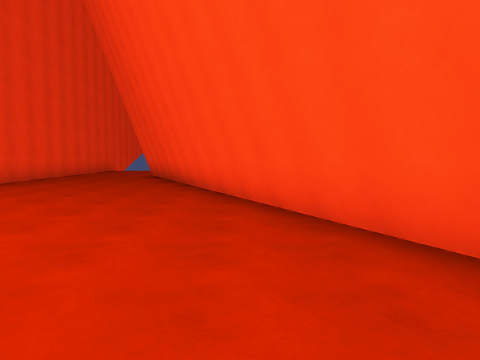
View 1 (above)

20 first-person views from a walk through a Unity game level. The camera is 1.5 m above the floor, tilts 4° down and sees 70° across. The floor is counted in squares, 2 m on a side. Each view is taken from the middle of a square. On the plan, view 1 faces up. The plan holds only what a view shows up to about 11 squares ahead; the rest is blank. The place goes on beyond the plan.

View 2
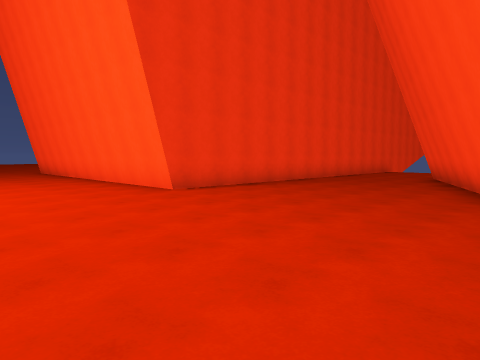

View 3
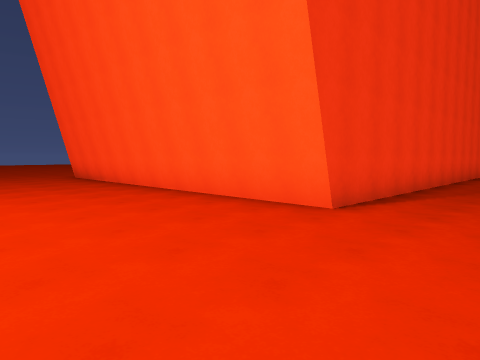

View 4
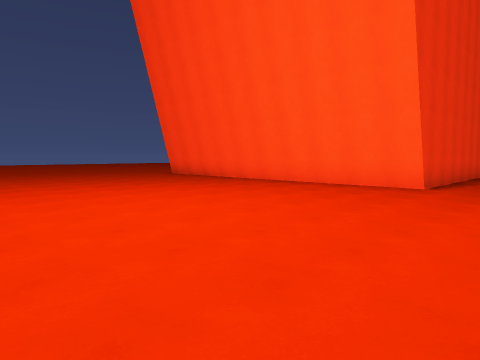

View 5
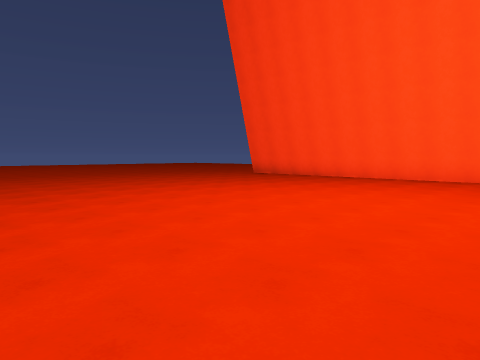

View 6
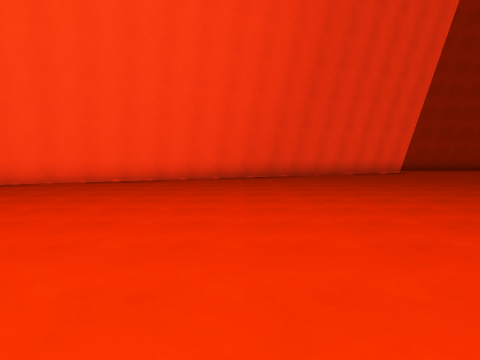

View 7
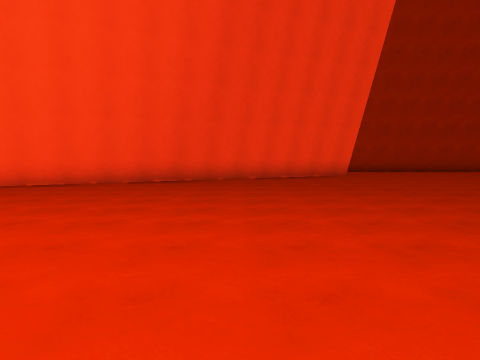

View 8
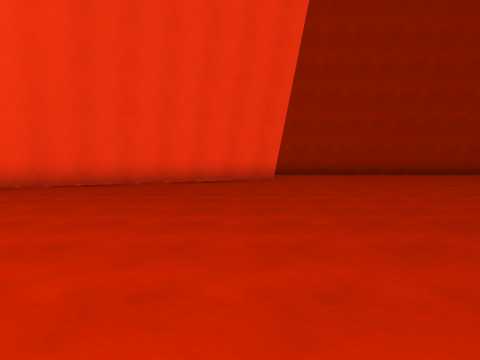

View 9
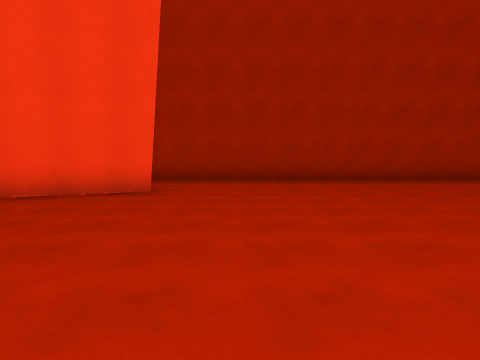

View 10
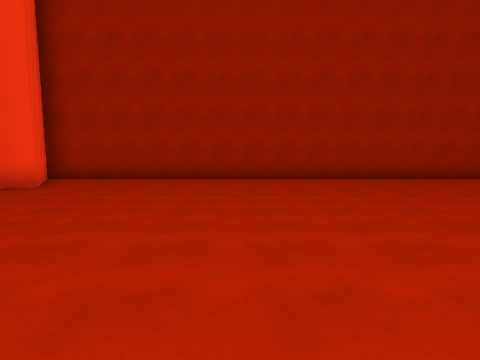

View 11
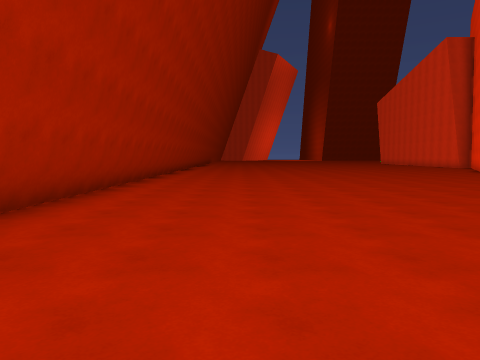

View 12
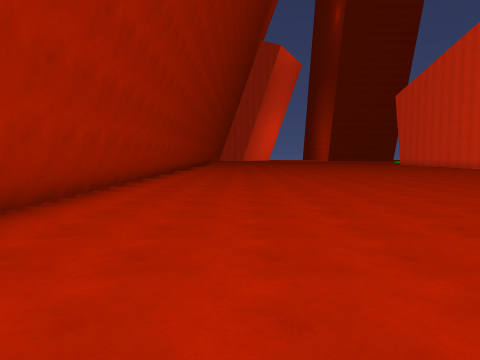

View 13
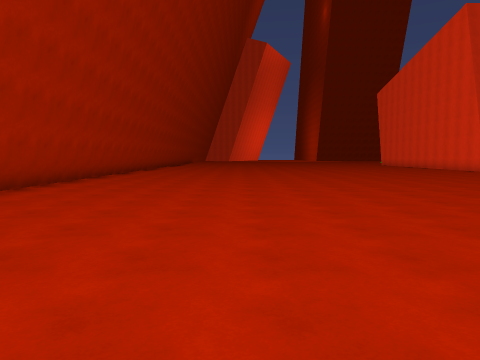

View 14
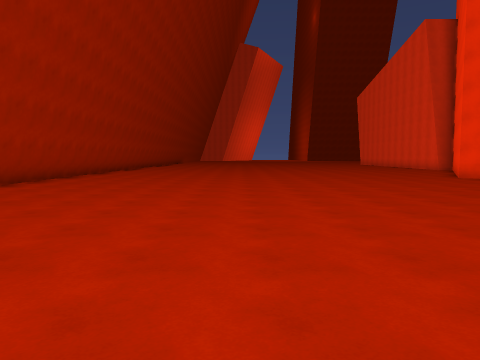

View 15
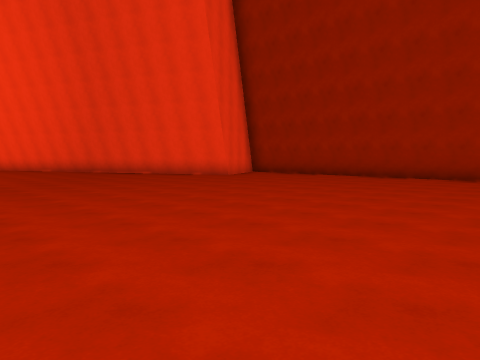

View 16
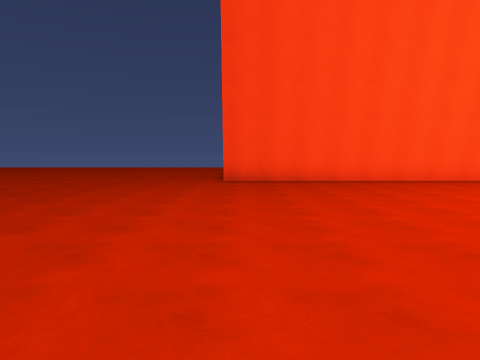

View 17
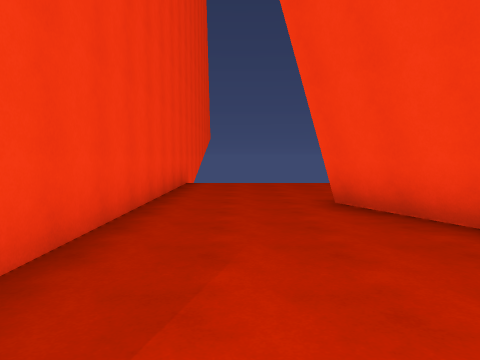

View 18
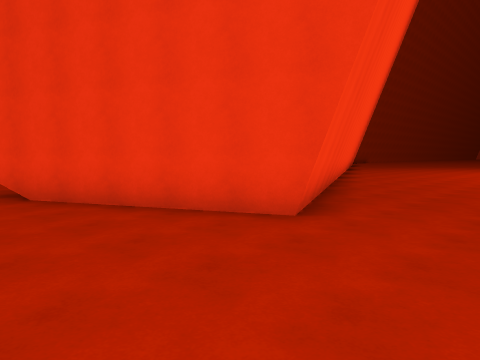

View 19
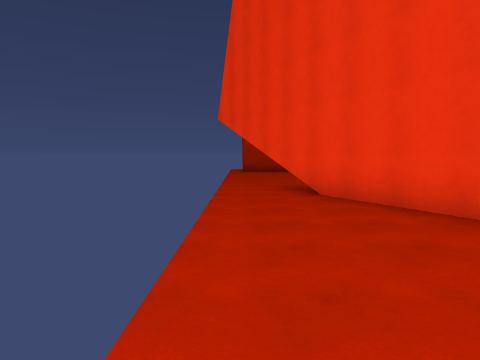

View 20
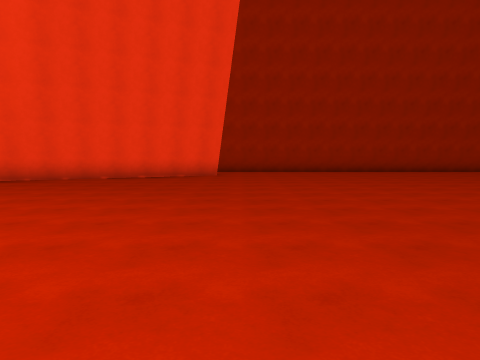

### Floor plan
Points are (right, up) in squares from view 1. A wall is a line through its corners. A room is listed if a view was taken in it or the views show most of it. See-through windows are left out.
Room 1 (views 1, 2, 3, 4, 5, 6, 7, 8, 9, 10, 11, 12, 13, 14, 15, 16, 17, 18, 19, 20)
walls: (7, -9.2) (-3.7, 13.4); (-3.5, 13.5) (2.6, 16.4); (9.9, -30.1) (9.9, -7.8) (7.2, -9.1); (-6.5, 18.4) (-6.5, 5.2) (-16.5, 5.2)
low walls: (5.4, -5.4) (3.5, -1.3); (6.4, -7.5) (5.5, -5.5); (7.2, -9.1) (6.5, -7.6); (3.4, -1.2) (2.5, 0.9); (2.4, 1) (1.4, 3); (1.2, 3.5) (0.5, 5); (0.3, 5.5) (-0.2, 6.4); (-0.2, 6.5) (-0.5, 7.2); (-0.7, 7.5) (-1.5, 9.2); (-1.6, 9.4) (-2.5, 11.2); (-2.6, 11.5) (-3.5, 13.5)
ways out: opening at (2, 17)

Positions as (right, up) in squares from view 1, and headings:
1: (0, 0), facing up
2: (0, 1), facing up-left
3: (-4, 1), facing up-left
4: (-4, -3), facing up-left
5: (-6, -6), facing up-left
6: (-8, -2), facing right
7: (-6, -5), facing right
8: (-4, -8), facing right
9: (0, -11), facing right
10: (-1, -14), facing right
11: (7, -14), facing down
12: (7, -18), facing down
13: (5, -19), facing down
14: (4, -17), facing down
15: (-2, -19), facing up-right
16: (-16, -5), facing up
17: (-5, 8), facing up
18: (-6, 17), facing down-right
19: (-6, 17), facing right
20: (-6, -10), facing right
